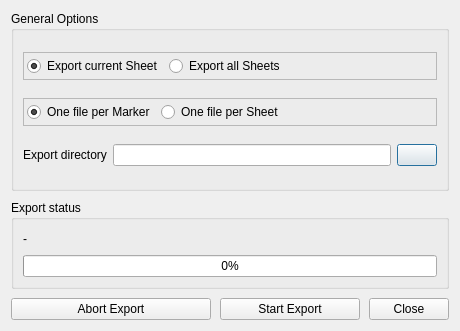
<?xml version="1.0" encoding="UTF-8"?>
<ui version="4.0">
 <class>ExportDialog</class>
 <widget class="QDialog" name="ExportDialog">
  <property name="geometry">
   <rect>
    <x>0</x>
    <y>0</y>
    <width>454</width>
    <height>331</height>
   </rect>
  </property>
  <property name="sizePolicy">
   <sizepolicy hsizetype="Maximum" vsizetype="Maximum">
    <horstretch>0</horstretch>
    <verstretch>1</verstretch>
   </sizepolicy>
  </property>
  <property name="windowTitle">
   <string>Export</string>
  </property>
  <layout class="QVBoxLayout">
   <property name="spacing">
    <number>9</number>
   </property>
   <item>
    <widget class="QGroupBox" name="generalOptionsGroupBox">
     <property name="sizePolicy">
      <sizepolicy hsizetype="Preferred" vsizetype="Maximum">
       <horstretch>0</horstretch>
       <verstretch>0</verstretch>
      </sizepolicy>
     </property>
     <property name="maximumSize">
      <size>
       <width>16777215</width>
       <height>350</height>
      </size>
     </property>
     <property name="title">
      <string>General Options</string>
     </property>
     <layout class="QVBoxLayout">
      <item>
       <widget class="QFrame" name="frame_2">
        <property name="sizePolicy">
         <sizepolicy hsizetype="Preferred" vsizetype="Maximum">
          <horstretch>0</horstretch>
          <verstretch>0</verstretch>
         </sizepolicy>
        </property>
        <property name="frameShape">
         <enum>QFrame::StyledPanel</enum>
        </property>
        <property name="frameShadow">
         <enum>QFrame::Raised</enum>
        </property>
        <layout class="QHBoxLayout" name="horizontalLayout_3">
         <property name="margin">
          <number>3</number>
         </property>
         <item>
          <layout class="QHBoxLayout" name="_2">
           <item>
            <widget class="QRadioButton" name="currentSheetButton">
             <property name="text">
              <string>Export current Sheet</string>
             </property>
             <property name="checked">
              <bool>true</bool>
             </property>
            </widget>
           </item>
           <item>
            <widget class="QRadioButton" name="allSheetsButton">
             <property name="text">
              <string>Export all Sheets</string>
             </property>
            </widget>
           </item>
           <item>
            <spacer>
             <property name="orientation">
              <enum>Qt::Horizontal</enum>
             </property>
             <property name="sizeHint" stdset="0">
              <size>
               <width>0</width>
               <height>20</height>
              </size>
             </property>
            </spacer>
           </item>
          </layout>
         </item>
        </layout>
       </widget>
      </item>
      <item>
       <widget class="QFrame" name="frame">
        <property name="sizePolicy">
         <sizepolicy hsizetype="Preferred" vsizetype="Maximum">
          <horstretch>0</horstretch>
          <verstretch>0</verstretch>
         </sizepolicy>
        </property>
        <property name="frameShape">
         <enum>QFrame::StyledPanel</enum>
        </property>
        <property name="frameShadow">
         <enum>QFrame::Raised</enum>
        </property>
        <layout class="QHBoxLayout" name="horizontalLayout_2">
         <property name="margin">
          <number>3</number>
         </property>
         <item>
          <layout class="QHBoxLayout" name="horizontalLayout">
           <item>
            <widget class="QRadioButton" name="perMarkerButton">
             <property name="text">
              <string>One file per Marker</string>
             </property>
             <property name="checked">
              <bool>true</bool>
             </property>
            </widget>
           </item>
           <item>
            <widget class="QRadioButton" name="perSheetButton">
             <property name="text">
              <string>One file per Sheet</string>
             </property>
            </widget>
           </item>
           <item>
            <spacer name="horizontalSpacer">
             <property name="orientation">
              <enum>Qt::Horizontal</enum>
             </property>
             <property name="sizeHint" stdset="0">
              <size>
               <width>40</width>
               <height>20</height>
              </size>
             </property>
            </spacer>
           </item>
          </layout>
         </item>
        </layout>
       </widget>
      </item>
      <item>
       <layout class="QHBoxLayout">
        <item>
         <widget class="QLabel" name="label">
          <property name="text">
           <string>Export directory</string>
          </property>
          <property name="alignment">
           <set>Qt::AlignLeading|Qt::AlignLeft|Qt::AlignVCenter</set>
          </property>
         </widget>
        </item>
        <item>
         <widget class="QLineEdit" name="exportDirName">
          <property name="sizePolicy">
           <sizepolicy hsizetype="Expanding" vsizetype="Fixed">
            <horstretch>5</horstretch>
            <verstretch>0</verstretch>
           </sizepolicy>
          </property>
         </widget>
        </item>
        <item>
         <widget class="QPushButton" name="fileSelectButton">
          <property name="text">
           <string/>
          </property>
         </widget>
        </item>
       </layout>
      </item>
     </layout>
    </widget>
   </item>
   <item>
    <widget class="QGroupBox" name="ExportStateGroupBox">
     <property name="sizePolicy">
      <sizepolicy hsizetype="Preferred" vsizetype="Maximum">
       <horstretch>0</horstretch>
       <verstretch>0</verstretch>
      </sizepolicy>
     </property>
     <property name="title">
      <string>Export status</string>
     </property>
     <layout class="QVBoxLayout">
      <item>
       <layout class="QHBoxLayout">
        <item>
         <widget class="QLabel" name="currentProcessingSheetName">
          <property name="text">
           <string>-</string>
          </property>
         </widget>
        </item>
        <item>
         <spacer>
          <property name="orientation">
           <enum>Qt::Horizontal</enum>
          </property>
          <property name="sizeHint" stdset="0">
           <size>
            <width>40</width>
            <height>20</height>
           </size>
          </property>
         </spacer>
        </item>
       </layout>
      </item>
      <item>
       <widget class="QProgressBar" name="progressBar">
        <property name="value">
         <number>0</number>
        </property>
        <property name="orientation">
         <enum>Qt::Horizontal</enum>
        </property>
       </widget>
      </item>
     </layout>
    </widget>
   </item>
   <item>
    <layout class="QHBoxLayout">
     <item>
      <spacer>
       <property name="orientation">
        <enum>Qt::Horizontal</enum>
       </property>
       <property name="sizeHint" stdset="0">
        <size>
         <width>40</width>
         <height>20</height>
        </size>
       </property>
      </spacer>
     </item>
     <item>
      <widget class="QPushButton" name="abortButton">
       <property name="minimumSize">
        <size>
         <width>200</width>
         <height>0</height>
        </size>
       </property>
       <property name="text">
        <string>Abort Export</string>
       </property>
      </widget>
     </item>
     <item>
      <widget class="QPushButton" name="startButton">
       <property name="minimumSize">
        <size>
         <width>140</width>
         <height>0</height>
        </size>
       </property>
       <property name="text">
        <string>Start Export</string>
       </property>
      </widget>
     </item>
     <item>
      <widget class="QPushButton" name="closeButton">
       <property name="text">
        <string>Close</string>
       </property>
      </widget>
     </item>
    </layout>
   </item>
  </layout>
 </widget>
 <resources/>
 <connections/>
 <buttongroups>
  <buttongroup name="buttonGroup_2"/>
  <buttongroup name="buttonGroup"/>
 </buttongroups>
</ui>
